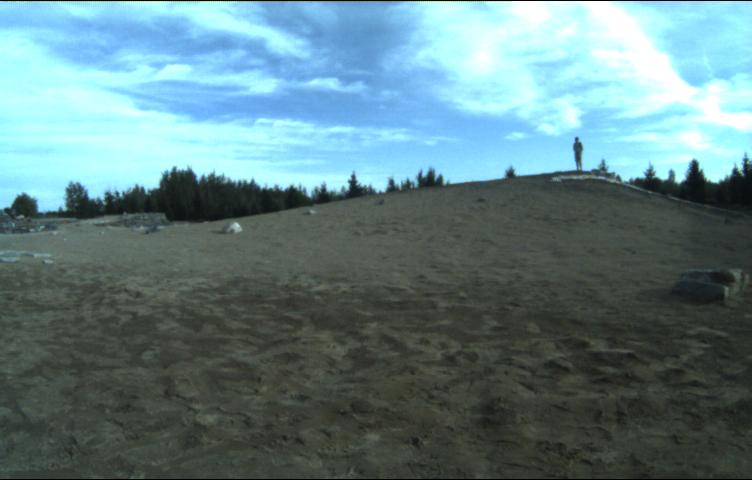
#> input picture templates/Frame_0.png, 752 x 480 px
$ python detect_and_match.py
#> lines starting #> are read from the running program, lines starting #| are printed output that depends on the picture
# -*- coding: utf-8 -*-
import numpy as np
import cv2
import matplotlib.pyplot as plt


def detect_and_match(img1, img2, Draw = 0):
    """
    This function detects keypoints between 2 images using a corner detection method
    and then applies SIFT to determine scale-invariant descriptors that can be used to
    find matches between the images. After doing this, the kNN matching algorithm
    is applied with 2 nearest neighbours. The 2 matches per keypoint of the left image
    are then passed through Lowe's ratio test to determine one true match (removes False positives).

    Inputs:

    imgL: A uint8 RGB image
    imgR: A uint8 RGB image
    Draw: Plot matches and two images to visualize function working (default = no visualization)

    Returns:

    Matches: List of matches that pass the ratio test

    """
    #Make sure image types are uint8
    imgL = img1.astype(np.uint8)
    imgR = img2.astype(np.uint8)

    #Convert images to grayscale
    gray_left = cv2.cvtColor(imgL, cv2.COLOR_BGR2GRAY)
    gray_right = cv2.cvtColor(imgR, cv2.COLOR_BGR2GRAY)

    #Create instance of SIFT and find keypoints in left and right grayscale images
    sift = cv2.SIFT_create()
    kpL, desL = sift.detectAndCompute(gray_left,None)
    kpR, desR = sift.detectAndCompute(gray_right,None)
    return len(kpL)
# [17 lines of commented-out code are left out]


img1 = plt.imread('Frame_0.png')
#> img1 is the input picture: shape (480, 752, 3) float32; mean R, G, B 0.389, 0.505, 0.521
img2 = plt.imread('Frame_2.png')
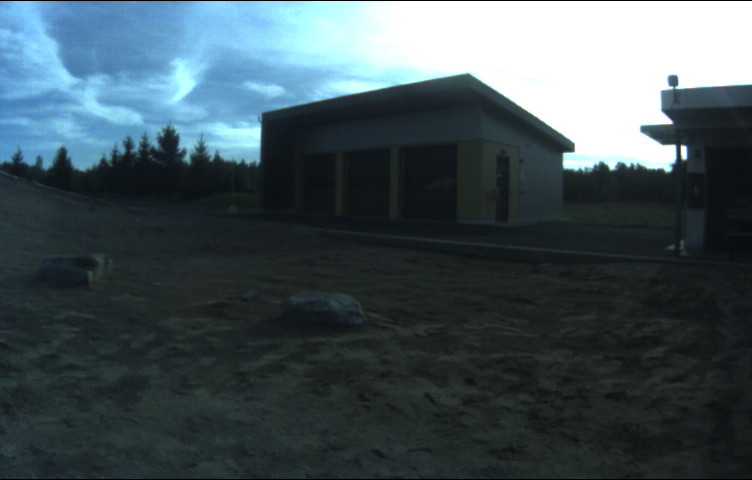
#> input picture templates/Frame_2.png, 752 x 480 px
#> img2 is the input picture: shape (480, 752, 3) float32; mean R, G, B 0.267, 0.327, 0.35

scale_percent = 40 # percent of original size
width = int(img1.shape[1] * scale_percent / 100)
#> width = 300
height = int(img2.shape[0] * scale_percent / 100)
#> height = 192
dim = (width, height)
#> dim = (300, 192)

img1 = cv2.resize(img1, dim, interpolation = cv2.INTER_LINEAR)
#> img1: shape (192, 300, 3) float32
img2 = cv2.resize(img2, dim, interpolation = cv2.INTER_LINEAR)
#> img2: shape (192, 300, 3) float32

img1 = (img1*255).astype(np.uint8)
img2 = (img2*255).astype(np.uint8)
kpL = detect_and_match(img1, img2)
#> in detect_and_match, `gray_left = cv2.cvtColor(imgL, cv2.COLOR_BGR2GRAY)`:
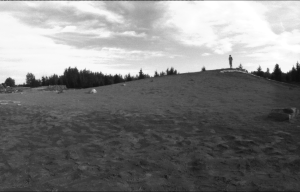
#> gray_left: shape (192, 300); min 13, max 255, mean 126.3
#> in detect_and_match, `gray_right = cv2.cvtColor(imgR, cv2.COLOR_BGR2GRAY)`:
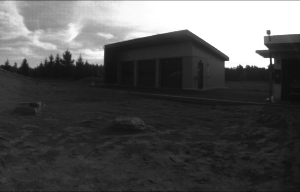
#> gray_right: shape (192, 300); min 11, max 255, mean 83
#> in detect_and_match, `kpL, desL = sift.detectAndCompute(gray_left,None)`: kpL = 145 keypoints; strongest (x, y, size): (277, 66, 2.5), (271, 71, 3), (277, 68, 3.9), (285, 69, 6.1)
#> in detect_and_match, `kpR, desR = sift.detectAndCompute(gray_right,None)`: kpR = 99 keypoints; strongest (x, y, size): (264, 63, 7.9), (268, 32, 2.7), (228, 65, 4.9), (96, 56, 11.9)
#> kpL = 145

print(kpL)
#| 145
